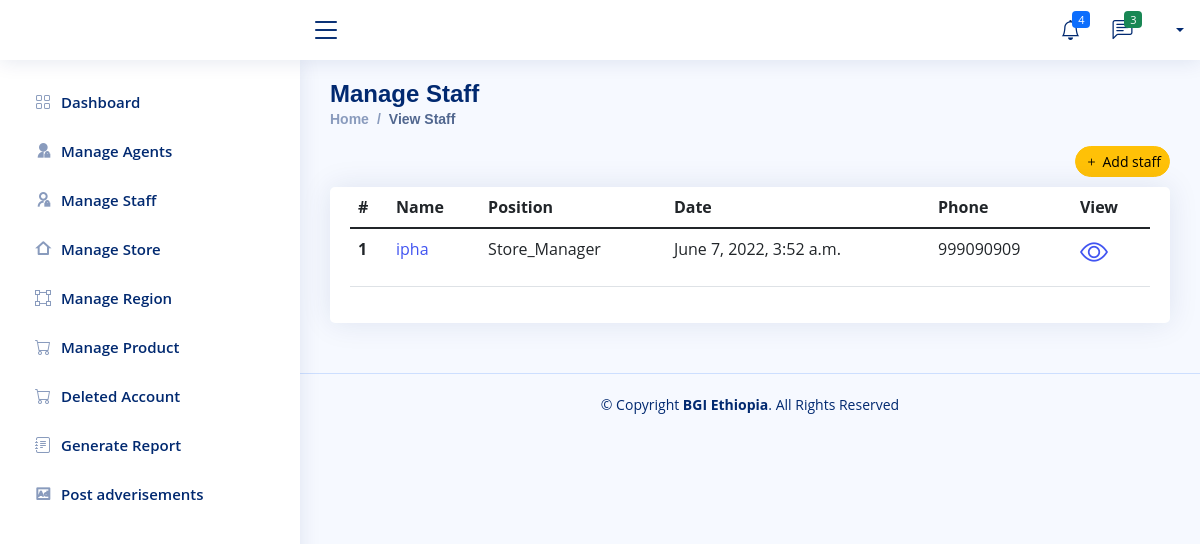
The app's page /BGI/view-staff/ (signed in), older data.
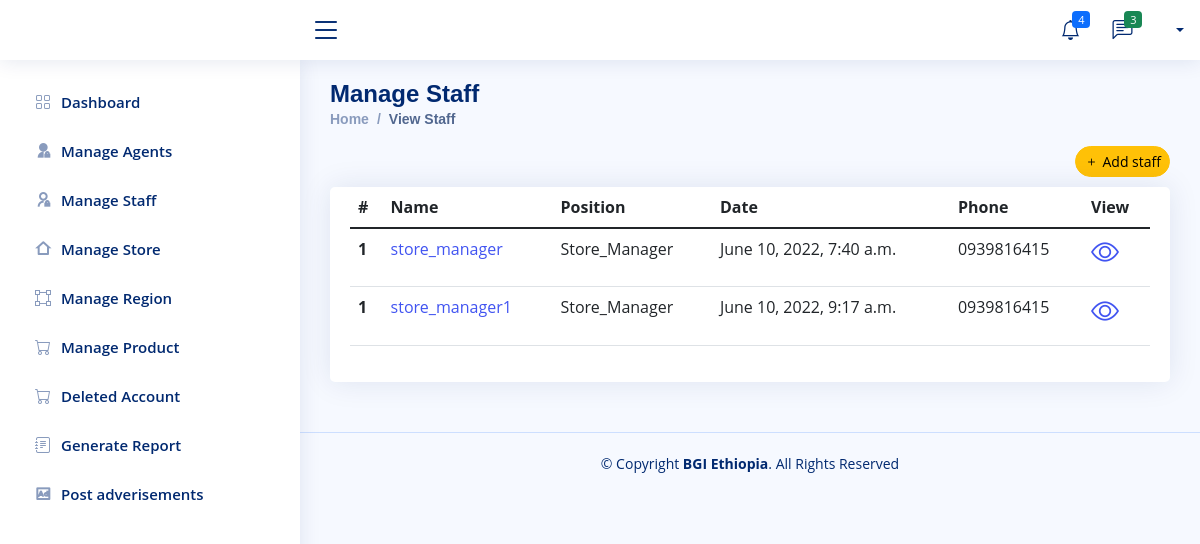
The same page, newer data.
### Company/models.py (models this page shows, shortened)
class Company_Store_Manager(models.Model):
    user=models.ForeignKey(User,null=True, blank=True,on_delete=models.CASCADE)
    Full_Name=models.CharField(max_length=300, null=True)
    Store=models.OneToOneField(Company_Store,null=True, blank=True,on_delete=models.CASCADE)
    staff=models.CharField(default='Store_Manager',max_length=50)
    profile_pic=models.ImageField(null=True,blank=True, upload_to='Profile/')
    phone = models.CharField(max_length=200, null=True)
    salary = models.FloatField(null=True,blank=True)
    address = models.CharField(max_length=200, null=True)
    about=models.TextField(null=True,blank=True,max_length=500)
    date_created = models.DateTimeField(auto_now_add=True, null=True)
    Telegram = models.CharField(max_length=200, null=True)
    facebook = models.CharField(max_length=200, null=True)
    instagram = models.CharField(max_length=200, null=True)

### Company/views.py (the view)
# urls.py: path('view-staff/', views.view_staff, name='view-staff'),
def view_staff(request):
    try:
        if request.user.groups.all()[0].name == 'Admin':
            staff_finance_manager = Finance_Manager.objects.all()
            staff_company_store_manager = Company_Store_Manager.objects.all()
            context = {
                'staff_finance_manager': staff_finance_manager,
                'staff_company_store_manager': staff_company_store_manager,
            }
            return render(request, 'Company/staffs/staff-view.html', context)
        messages.error(request, 'permission denied ')
        return redirect('logout')
    except IndexError as e:
        messages.error(request, 'Login Before ')
        return redirect('logout')

### Templates/Company/staffs/staff-view.html (shortened to what this page needs)
{% extends 'Company/company-base.html'%}
{% block content%}
<main id="main" class="main">
  <div class="pagetitle">
    <h1>Manage Staff</h1>
    <nav>
      <ol class="breadcrumb">
        <li class="breadcrumb-item"><a href="{% url 'admin-dashbord'%}">Home</a></li>
        <li class="breadcrumb-item active">View Staff</li>
      </ol>
      <div class="text-end">
        <a href="{% url 'add-staff' %}" class="item-end">
          <button type="button" class="btn btn-sm rounded-pill btn-warning"><i class="bi bi-plus me-1"></i>Add
            staff</button>
        </a>
      </div>
    </nav>
  </div>
  <section class="section">
    <div class="row">
      <div class="col-lg-12">
        <div class="card">
          <div class="card-body">
            <table class="table datatable">
              <thead>
                <tr>
                  <th scope="col">#</th>
                  <th scope="col">Name</th>
                  <th scope="col">Position</th>
                  <th scope="col">Date</th>
                  <th scope="col">Phone</th>
                  <th scope="col">View</th>
                </tr>
              </thead>
              <tbody>
                {% for staff in staff_company_store_manager %}
                <tr>
                  <th scope="row">1</th>
                  <td><a href="{% url 'staff-detail' staff.id staff.staff %}">{{staff.user.username}}</a></td>
                  <td>{{staff.staff}}</td>
                  <td>{{staff.date_created }}</td>
                  <td>{{staff.phone}}</td>
                  <td><a href="{% url 'staff-detail' staff.id staff.staff %}">
                      <h3><i class="bi bi-eye"></i></h3>
                    </a>
                  </td>
                </tr>
                {% endfor %}
              </tbody>
            </table>
          </div>
        </div>
      </div>
    </div>
  </section>
</main>
{% endblock %}

Row changes from the older to the newer data that the page shows:
removed Company_Store_Manager: user.username "ipha", staff "Store_Manager", date_created "June 7, 2022, 3:52 a.m.", phone "999090909"
added Company_Store_Manager: user.username "store_manager", staff "Store_Manager", date_created "June 10, 2022, 7:40 a.m.", phone "0939816415"
added Company_Store_Manager: user.username "store_manager1", staff "Store_Manager", date_created "June 10, 2022, 9:17 a.m.", phone "0939816415"
